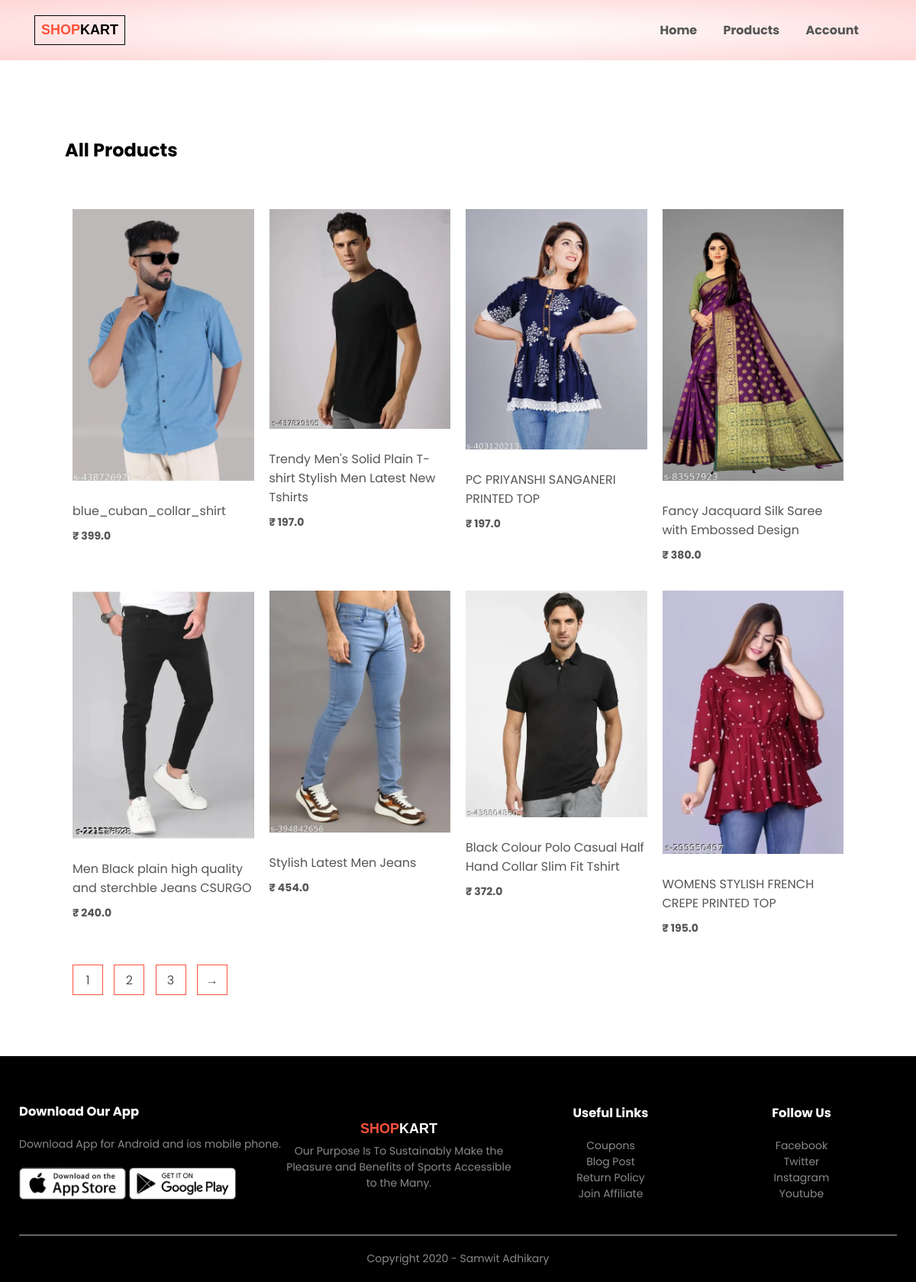
The app's page /product_list with its own data.
### products/models.py (models this page shows, shortened)
class Product(models.Model):
    LIVE = 1
    DELETE = 0
    DELETE_CHOICES = ((LIVE, 'Live'), (DELETE, 'Delete'))
    title = models.CharField(max_length=200)
    price = models.FloatField()
    description = models.TextField()
    image = models.ImageField(upload_to='media/')
    priority = models.IntegerField(default=0)
    delete_status = models.IntegerField(choices=DELETE_CHOICES, default=LIVE)
    created_at = models.DateTimeField(auto_now_add=True)
    updated_at = models.DateTimeField(auto_now=True)

### products/views.py (the view)
# urls.py: path('product_list', views.list_products, name='product_list'),
def list_products(request):
    page = 1
    if request.GET:
        page = request.GET.get('page', 1)
    product_list = Product.objects.order_by('priority')
    product_paginator = Paginator(product_list,8)
    product_list = product_paginator.get_page(page)
    context = {
        'products': product_list
    }
    return render(request, 'products.html', context)

### products/templatetags/chunks.py (called while the page is built)
@register.filter(name='chunks')
def chunks(list_data, chunk_size):
    chunk = []
    i = 0
    for data in list_data:
        chunk.append(data)
        i += 1
        if i == chunk_size:
            yield chunk
            i = 0
            chunk = []
    if chunk:
        yield chunk

### templates/products.html
{% extends "blank_layout.html" %}
{% block content %}
{% include "product_list.html" %}
{% endblock content %}

### templates/product_list.html (shortened to what this page needs)
{% load static %}
{% load chunks %}
    <div class="small-container">
        <div class="row row-2">
            <h2>All Products</h2>
        </div>
        {% for product_chunks in products|chunks:4 %}
        <div class="row">
            {% for product in product_chunks %}
            <div class="col-4" style="height: 450px;">
                <a href="{% url 'product_detail' product.id %}"><img style="margin-bottom: 20px;" src="{{product.image.url}}"></a>
                <h4>{{ product.title }}</h4>
                <p style="font-weight: bold; margin-top: 10px;">₹ {{ product.price }}</p>
            </div>
            {% endfor %}
        </div>
        {% endfor %}
        <div class="page-btn">
            {% for i in products.paginator.page_range %}
            <a href="?page={{i}}"><span>{{i}}</span></a>
            {% endfor %}
            {% if products.has_next %}
            <a href="?page={{ products.next_page_number }}"><span>&#8594;</span></a>
            {% endif %}
        </div>
    </div>

### static/css/style.css (style rules this page uses)
* { margin: 0; padding: 0; box-sizing: border-box; }
body { font-family: 'Poppins', sans-serif; }
a { text-decoration: none; color: #555; }
p { color: #555; }
.row { display: flex; align-items: center; flex-wrap: wrap; justify-content: space-around; }
.small-container { max-width: 1080px; margin: auto; padding-left: 25px; padding-right: 25px; }
.col-4 { flex-basis: 25%; padding: 10px; min-width: 200px; margin-bottom: 50px; transition: transform 0.5s; }
.col-4 img { width: 100%; }
h4 { color: #555; font-weight: normal; }
.col-4 p { font-size: 14px; }
.row-2 { justify-content: space-between; margin: 100px auto 50px; }
.page-btn { margin: 0 auto 80px; }
.page-btn span { display: inline-block; border: 1px solid #ff523b; margin-left: 10px; width: 40px; height: 40px; text-align: center; line-height: 40px; cursor: pointer; }

### records on screen
Product: image (picture), title "blue_cuban_collar_shirt", price "399.0"
Product: image (picture), title "Trendy Men's Solid Plain T-shirt Stylish Men Latest New Tshirts", price "197.0"
Product: image (picture), title "PC PRIYANSHI SANGANERI PRINTED TOP", price "197.0"
Product: image (picture), title "Fancy Jacquard Silk Saree with Embossed Design", price "380.0"
Product: image (picture), title "Men Black plain high quality and sterchble Jeans CSURGO", price "240.0"
Product: image (picture), title "Stylish Latest Men Jeans", price "454.0"
Product: image (picture), title "Black Colour Polo Casual Half Hand Collar Slim Fit Tshirt", price "372.0"
Product: image (picture), title "WOMENS STYLISH FRENCH CREPE PRINTED TOP", price "195.0"

### other values on screen
{{ i }} "1" "2" "3"
